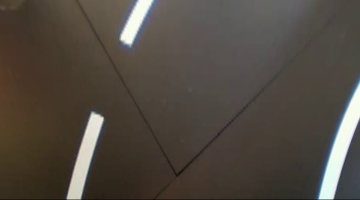
#> input picture data/img1001.jpg, 360 x 200 px
$ python -i reg_line1.py   (imports and definitions only)   (older library calls are emulated)
#> lines starting #> are read from the running program, lines starting #| are printed output that depends on the picture; after the words box and inside, x2 and y2 are one past the last pixel; in counts of white or black regions, pixels touching at a corner belong together
#> further down, picture is the input picture: shape (200, 360, 3); mean B, G, R 65.6, 74, 81.2
from time import sleep
import os
import cv2
import math
import numpy as np
import time
class RegLine:
    def __init__(self, img_size = [200, 360]):
        self.img_size = img_size
        self.points = []
        # self.src = np.float32([[20, 200],
        #           [350, 200],
        #           [275, 120],
        #           [85, 120]])
        # self.src = np.float32([[10, 200],
        #           [350, 200],
        #           [275, 120],
        #           [85, 120]])
        # self.src = np.float32([[0, 200],
        #           [360, 200],
        #           [310, 120


        #           [50, 120]])

        #good
        # self.src = np.float32([[0, 200],
        #           [360, 200],
        #           [310, 120],
        #           [50, 120]])

        # self.src = np.float32([[0, 200],
        #           [360, 200],
        #           [300, 100],
        #           [60, 100]])

        self.src = np.float32([[0, 200],
                  [360, 200],
                  [300, 120],
                  [60, 120]])

        # self.src = np.float32([[0, 299],
        #            [399, 299],
        #            [320, 200],
        #            [80, 200]])

        self.src_draw=np.array(self.src,dtype=np.int32)

        self.dst = np.float32([[0, img_size[0]],
                        [img_size[1], img_size[0]],
                        [img_size[1], 0],
                        [0, 0]])
    def thresh(self, img):

        resized = img.copy()
        r_channel=resized[:,:,2]
        binary=np.zeros_like(r_channel)
        binary[(r_channel>160)]=1
        #if show==True:("r_channel",binary)

        hls=cv2.cvtColor(resized,cv2.COLOR_BGR2HLS)
        s_channel = resized[:, :, 2]
        binary2 = np.zeros_like(s_channel)
        binary2[(s_channel > 160)] = 1

        allBinary= np.zeros_like(binary)
        allBinary[((binary==1)|(binary2==1))]=255

        # th3 = cv2.adaptiveThreshold(cv2.cvtColor(img, cv2.COLOR_BGR2GRAY),255,cv2.ADAPTIVE_THRESH_MEAN_C,\
        #     cv2.THRESH_BINARY_INV,5,2)
        return allBinary
    def wrap(self, img):
        M = cv2.getPerspectiveTransform(self.src, self.dst)
        warped = cv2.warpPerspective(img, M, (self.img_size[1],self.img_size[0]), flags=cv2.INTER_LINEAR)
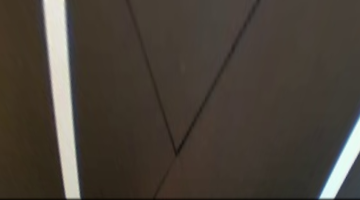
#> warped: shape (200, 360, 3); mean B, G, R 56.7, 65.3, 72.9
        return warped

    def reg_line(self, img, show=False):
        allBinary = cv2.resize(img.copy(), (self.img_size[1], self.img_size[0]))
        # [15 lines of commented-out code are left out]
        if show==True:
            cv2.imshow("binary",allBinary)


        allBinary_visual=allBinary.copy()

        if show==True:
            cv2.polylines(allBinary_visual,[self.src_draw],True,255)
            cv2.imshow("polygon", allBinary_visual)

        # M = cv2.getPerspectiveTransform(self.src, self.dst)
        warped = self.wrap(allBinary)
        # warped = cv2.resize(warped, (80, 50))
        img_to = warped.copy()
        pt = time.time()
        # warped =
        # warped = cv2.adaptiveThreshold(cv2.cvtColor(warped, cv2.COLOR_BGR2GRAY),255,cv2.ADAPTIVE_THRESH_GAUSSIAN_C,\
        #     cv2.THRESH_BINARY_INV,5,2)
        warped = cv2.cvtColor(warped, cv2.COLOR_BGR2GRAY)
#> warped: shape (200, 360)
        # _, warped = cv2.threshold(warped, 0, 255, cv2.THRESH_BINARY_INV+cv2.THRESH_OTSU)
        warped[(warped < 100)] = 100
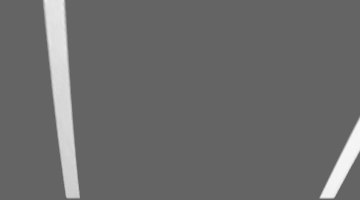
#> warped: shape (200, 360); min 100, max 248, mean 107.6
        img_blur = cv2.medianBlur(warped, 5)
        if show==True:
            cv2.imshow("warpedq",img_blur)
        # cv2.imshow("warped1",warped)
        # warped = cv2.adaptiveThreshold(warped,255,cv2.ADAPTIVE_THRESH_MEAN_C,\
        #     cv2.THRESH_BINARY_INV,5,2)

        warped = cv2.adaptiveThreshold(img_blur,255,cv2.ADAPTIVE_THRESH_GAUSSIAN_C,\
            cv2.THRESH_BINARY_INV,5,2)
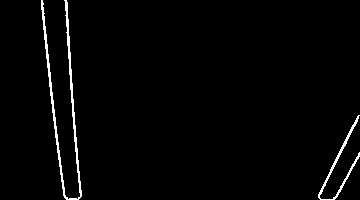
#> warped: shape (200, 360); 1.9% white in thin lines or dots, all inside (x1, y1, x2, y2) = (41, 0, 360, 200)

        # element = cv2.getStructuringElement(cv2.MORPH_RECT, (1, 1))
        # kernel = np.ones((10,10),np.uint8)
        warped = cv2.erode(warped, np.ones((1,1),np.uint8))
        # [4 lines of commented-out code are left out]
        warped = cv2.medianBlur(warped, 3)
        if show==True:
            cv2.imshow("warped",warped)

        histogram = np.sum(warped[warped.shape[0]//2:,:],axis=0)
#> histogram = 360 values, max 8160 at index 74, min 0 at index 0, mean 614.8

        midpoint = histogram.shape[0]//2
#> midpoint = 180
        IndWhitestColumnL = np.argmax(histogram[:midpoint])
#> IndWhitestColumnL = 74
        IndWhitestColumnR = np.argmax(histogram[midpoint:])+midpoint
#> IndWhitestColumnR = 340
        warped_visual = warped.copy()
        if show==True:
            cv2.line(warped_visual, (IndWhitestColumnL,0), (IndWhitestColumnL,warped_visual.shape[0]), 110, 2)
            cv2.line(warped_visual, (IndWhitestColumnR, 0), (IndWhitestColumnR, warped_visual.shape[0]), 110, 2)
            cv2.imshow("WitestColumn",warped_visual)

        nwindows = 8
        window_height = np.int(warped.shape[0]/nwindows)
#> window_height = 25
        window_half_width = 60 #60

        XCenterLeftWindow = IndWhitestColumnL
#> XCenterLeftWindow = 74
        XCenterRightWindow = IndWhitestColumnR
#> XCenterRightWindow = 340

        left_lane_inds = np.array([],dtype=np.int16)
        right_lane_inds = np.array([], dtype=np.int16)

        out_img = np.dstack((warped, warped, warped))

        nonzero = warped.nonzero()
#> nonzero = 1365 positions, rows 0 to 199, columns 41 to 359
        WhitePixelIndY = np.array(nonzero[0])
#> WhitePixelIndY = 1365 values from 0 to 199
        WhitePixelIndX = np.array(nonzero[1])
#> WhitePixelIndX = 1365 values, max 359 at index 583, min 41 at index 0, mean 138.9

        for window in range(nwindows):

            win_y1 = warped.shape[0] - (window+1) * window_height
            win_y2 = warped.shape[0] - (window) * window_height

            left_win_x1 = XCenterLeftWindow - window_half_width
            left_win_x2 = XCenterLeftWindow + window_half_width
            right_win_x1 = XCenterRightWindow - window_half_width
            right_win_x2 = XCenterRightWindow + window_half_width

            if show==True:
                cv2.rectangle(out_img, (left_win_x1,win_y1),(left_win_x2,win_y2),(50 + window *21,0,0),2)
                cv2.rectangle(out_img, (right_win_x1, win_y1), (right_win_x2, win_y2), (0, 0, 50 + window * 21), 2)
                cv2.imshow("windows",out_img)

            good_left_inds = ((WhitePixelIndY>=win_y1) & (WhitePixelIndY<=win_y2) &
            (WhitePixelIndX >= left_win_x1) & (WhitePixelIndX <= left_win_x2)).nonzero()[0]

            good_right_inds = ((WhitePixelIndY >= win_y1) & (WhitePixelIndY <= win_y2) &
                            (WhitePixelIndX >= right_win_x1) & (WhitePixelIndX <= right_win_x2)).nonzero()[0]

            left_lane_inds = np.concatenate((left_lane_inds,good_left_inds))
            right_lane_inds = np.concatenate((right_lane_inds, good_right_inds))

            if len(good_left_inds) > 50:
                XCenterLeftWindow = np.int(np.mean(WhitePixelIndX[good_left_inds]))
            if len(good_right_inds) > 50:
                XCenterRightWindow = np.int(np.mean(WhitePixelIndX[good_right_inds]))
#> this loop made 8 passes
#> (left_win_x1, left_win_x2, right_win_x1, right_win_x2, XCenterLeftWindow, XCenterRightWindow) on passes 1 to 3: (14, 134, 280, 400, 71, 331), (11, 131, 271, 391, 68, 343), (8, 128, 283, 403, 65, 347)
#> (left_win_x1, left_win_x2, right_win_x1, right_win_x2, XCenterLeftWindow) on passes 4 to 8: (5, 125, 287, 407, 62), (2, 122, 287, 407, 60), (0, 120, 287, 407, 58), (-2, 118, 287, 407, 56), (-4, 116, 287, 407, 55)
#> after the loop, left_lane_inds = 1024 values, max 1349 at index 132, min 0 at index 894, mean 562.2; right_lane_inds = 387 values, max 1364 at index 140, min 581 at index 358, mean 992


        out_img[WhitePixelIndY[left_lane_inds],WhitePixelIndX[left_lane_inds]]=[255,0,0]
        out_img[WhitePixelIndY[right_lane_inds], WhitePixelIndX[right_lane_inds]] = [0, 0, 255]
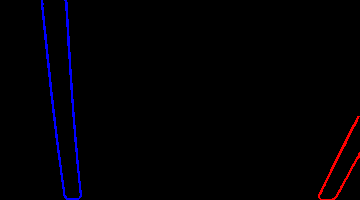
#> out_img: shape (200, 360, 3); mean of channels 0, 1, 2 3.5, 0, 1.3; drawn as B, G, R
        if show==True:
            cv2.imshow("Lane",out_img)

        leftx=WhitePixelIndX[left_lane_inds]
#> leftx = 1024 values, max 81 at index 70, min 41 at index 894, mean 62.26
        lefty = WhitePixelIndY[left_lane_inds]
#> lefty = 1024 values, max 199 at index 120, min 0 at index 894, mean 99.68
        rightx = WhitePixelIndX[right_lane_inds]
#> rightx = 387 values, max 359 at index 150, min 318 at index 100, mean 340.7
        righty = WhitePixelIndY[right_lane_inds]
#> righty = 387 values, max 199 at index 126, min 116 at index 358, mean 163.5
        center_fit = []
        if (len(lefty) > 10) and (len(leftx) > 10) and (len(righty) > 10) and (len(rightx) > 10):
            left_fit=np.polyfit(lefty,leftx,2)
#> left_fit = [0.000175, 0.0582, 54.13]
            right_fit=np.polyfit(righty, rightx, 2)
#> right_fit = [-0.00171, 0.207, 353.4]

            center_fit = ((left_fit+right_fit)/2)
#> center_fit = [-0.000767, 0.133, 203.8]
            self.points = []
            for ver_ind in range(out_img.shape[0]):
                gor_ind = ((center_fit[0]) * (ver_ind ** 2) +
                            center_fit[1] * ver_ind +
                            center_fit[2])

                # cv2.circle(out_img,(int(gor_ind),int(ver_ind)),2,(255,0,255),1)
                self.points.append([gor_ind, ver_ind])
#> this loop made 200 passes
#> gor_ind on passes 1 to 3: 203.8, 203.9, 204
#> after the loop, self.points = 200 pairs, first value 199.8 to 209.5, second value 0 to 199

        p_s = len(self.points)
#> p_s = 200
        err = 0
        err2 = 0
        qq = p_s//8*5
#> qq = 125
        xxx1 = 0
        xxx2 = 0
        if (p_s > 0):

            cv2.circle(out_img,(int(self.points[qq-1][0]),int(self.points[qq-1][1])),2,(0,80,255),1)
#> out_img: shape (200, 360, 3); 0.01% of pixels changed, all inside (x1, y1, x2, y2) = (206, 122, 211, 127)
            cv2.circle(out_img,(int(self.points[p_s-1][0]),int(self.points[p_s-1][1])),2,(0,255,255),1)
#> out_img: shape (200, 360, 3); mean of channels 0, 1, 2 3.5, 0, 1.4
            err2 = self.img_size[1]//2-(self.points[p_s-1][0]+self.points[qq-1][0])/2
#> err2 = -24.14
            err = self.points[p_s-1][0]-self.points[qq-1][0]
#> err = -8.62
            xxx1 = self.img_size[1]//2 - self.points[p_s-1][0]
#> xxx1 = -19.84
            xxx2 = self.img_size[1]//2 - self.points[qq-1][0]
#> xxx2 = -28.45
        # [5 lines of commented-out code are left out]
        su2 = 0
        ccc = self.img_size[1]//2
        if (p_s > 0):
            ccc = (self.points[p_s-1][0]+self.points[qq-1][0])//2
#> ccc = 204
        ccc = self.img_size[1]//2
        yyyyy= 70

        crop2 = warped[yyyyy:yyyyy+80, int(ccc-40):int(ccc+32)]
#> crop2: shape (80, 72); every value is 0
        cv2.circle(out_img,(int(ccc),int((yyyyy + yyyyy+ 70)/2)),2,(0,255,255),3)
#> out_img: shape (200, 360, 3); mean of channels 0, 1, 2 3.5, 0.2, 1.5
        su2 = np.sum(crop2[:, :])
#> su2 = 0
        yyyyy= 0
        # [7 lines of commented-out code are left out]
        if (err < -80 or err > 80) or (su2 > 75000): #1866213
            err = 0
            err2 = 0
        if show==True:
            cv2.imshow("CenterLine",out_img)
        return err/(self.img_size[1]/2), err2/(self.img_size[1]/2), out_img, su2, img_to, xxx1/(self.img_size[1]/2), xxx2/(self.img_size[1]/2), pt

>>> import cv2
>>> picture = cv2.imread('data/img1001.jpg')
>>> result = RegLine().reg_line(picture)
#> result = 8 items

$ run again, on data/img1025.jpg
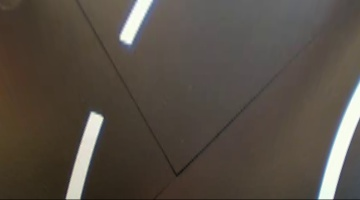
#> input picture data/img1025.jpg, 360 x 200 px
#> picture is the input picture: shape (200, 360, 3); mean B, G, R 69.2, 78, 86.3
#> in reg_line, `warped = cv2.adaptiveThreshold(img_blur,255,cv2.ADAPTIVE_THRESH_GAUSSI..`:
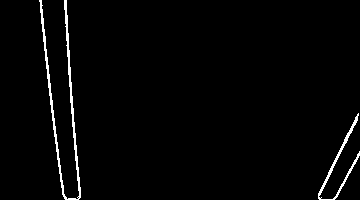
#> warped: shape (200, 360); 1.9% white in thin lines or dots, all inside (x1, y1, x2, y2) = (39, 0, 360, 200)
#> histogram = 360 values, max 8160 at index 73, min 0 at index 0, mean 640.3
#> IndWhitestColumnL = 73
#> IndWhitestColumnR = 346
#> in reg_line, `XCenterLeftWindow = IndWhitestColumnL`: XCenterLeftWindow = 73
#> in reg_line, `XCenterRightWindow = IndWhitestColumnR`: XCenterRightWindow = 346
#> nonzero = 1399 positions, rows 0 to 199, columns 39 to 359
#> WhitePixelIndY = 1399 values from 0 to 199
#> WhitePixelIndX = 1399 values, max 359 at index 879, min 39 at index 0, mean 142
#> the loop in reg_line, `for window in range(nwindows): ` made 8 passes
#> (left_win_x1, left_win_x2, right_win_x1, right_win_x2, XCenterLeftWindow, XCenterRightWindow) on passes 1 to 3: (13, 133, 286, 406, 70, 330), (10, 130, 270, 390, 67, 342), (7, 127, 282, 402, 64, 346)
#> after the loop in reg_line, `for window in range(nwindows):`: left_lane_inds = 1030 values, max 1382 at index 139, min 0 at index 895, mean 572.7; right_lane_inds = 416 values, max 1398 at index 148, min 572 at index 380, mean 1005.1
#> in reg_line, `out_img[WhitePixelIndY[right_lane_inds], WhitePixelIndX[right_lane_ind..`:
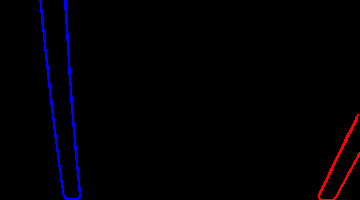
#> out_img: shape (200, 360, 3); mean of channels 0, 1, 2 3.5, 0, 1.4; drawn as B, G, R
#> leftx = 1030 values, max 80 at index 61, min 39 at index 895, mean 61.53
#> lefty = 1030 values, max 199 at index 126, min 0 at index 895, mean 100.2
#> rightx = 416 values, max 359 at index 158, min 318 at index 101, mean 340.3
#> righty = 416 values, max 199 at index 133, min 114 at index 380, mean 162.9
#> left_fit = [0.000174, 0.0611, 53.07]
#> right_fit = [-0.00179, 0.225, 352]
#> center_fit = [-0.000806, 0.143, 202.5]
#> the loop in reg_line, `for ver_ind in range(out_img.shape[0]):` made 200 passes
#> gor_ind on passes 1 to 3: 202.5, 202.7, 202.8
#> after the loop in reg_line, `for ver_ind in range(out_img.shape[0]):`: self.points = 200 pairs, first value 199.1 to 208.9, second value 0 to 199
#> p_s = 200
#> qq = 125
#> err2 = -23.5
#> err = -8.8
#> xxx1 = -19.1
#> xxx2 = -27.9
#> ccc = 203
#> crop2: shape (80, 72); every value is 0
#> su2 = 0
#> result = 8 items
